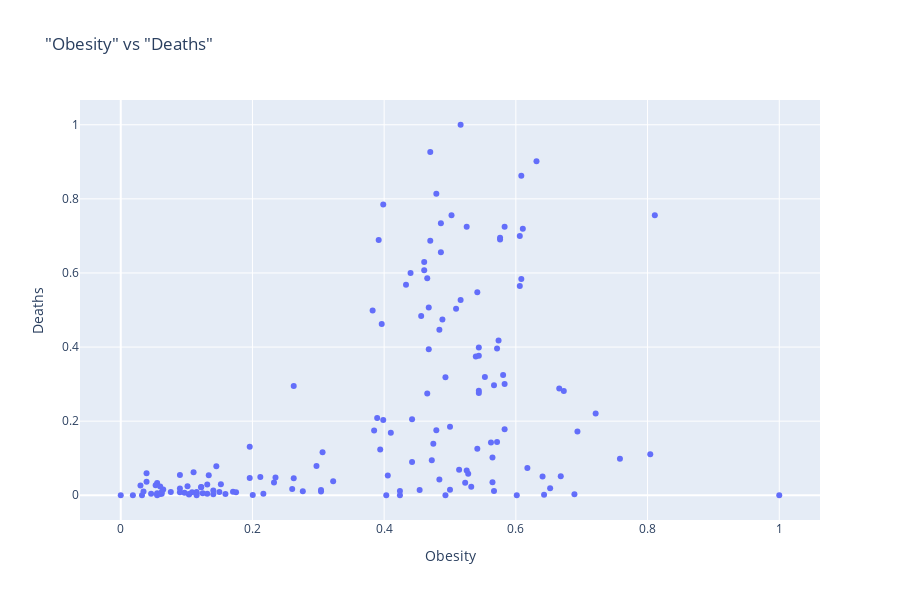

The cell this chart's notebook holds for it:
### Markdown cell above
Plot the "Obesity" vs "Deaths" statistics

### Code cell
import plotly.express as px

fig = px.scatter(fat_quantity_scaled, x = 'Obesity', y= 'Deaths', title = '"Obesity" vs "Deaths"',width=900,height=600)
fig.show()

### Figure 1 — Plotly figure (JSON) as saved in the notebook; plotly's stock layout.template omitted (floating-point values rounded to 4 significant figures; data arrays with more than 128 entries replaced by an {"elided": "..."} marker saying what was removed)
{"data": [{"hovertemplate": "Obesity=%{x}<br>Deaths=%{y}<extra></extra>", "legendgroup": "", "marker": {"color": "#636efa", "symbol": "circle"}, "mode": "markers", "name": "", "orientation": "v", "showlegend": false, "type": "scatter", "x": {"elided": "154 float values"}, "xaxis": "x", "y": {"elided": "154 float values"}, "yaxis": "y"}], "layout": {"height": 600, "legend": {"tracegroupgap": 0}, "title": {"text": "\"Obesity\" vs \"Deaths\""}, "width": 900, "xaxis": {"anchor": "y", "autorange": true, "domain": [0, 1], "range": [-0.06188, 1.062], "title": {"text": "Obesity"}, "type": "linear"}, "yaxis": {"anchor": "x", "autorange": true, "domain": [0, 1], "range": [-0.0668, 1.067], "title": {"text": "Deaths"}, "type": "linear"}}}
